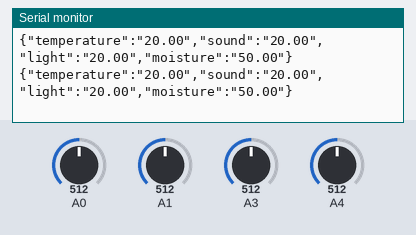
Recording of a sketch running on a simulated Arduino Uno, built with avr-gcc and run on an emulated ATmega328P. On the bench: the last lines printed to the serial monitor. Inputs (shaded band) come from the test bench; at power-on: A0 = 512, A1 = 512, A3 = 512, A4 = 512.

Above: at 1.2 s.
1.3 s: A0 set to 272
At 1.51 s:
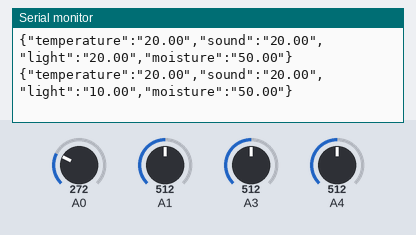
4.3 s: A0 set to 247
At 4.41 s:
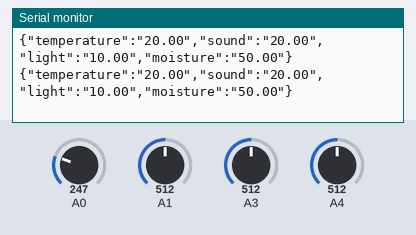
7.3 s: A1 set to 267
At 7.4 s:
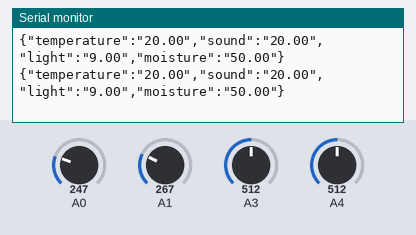
10.3 s: A1 set to 239
At 10.39 s:
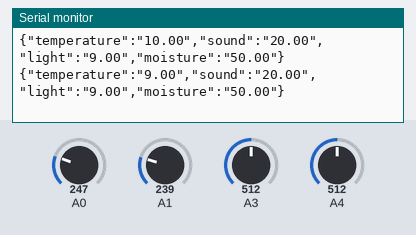
13.3 s: A3 set to 266
At 13.35 s:
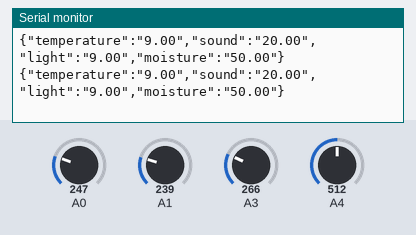
14.8 s: A3 set to 238
At 14.83 s:
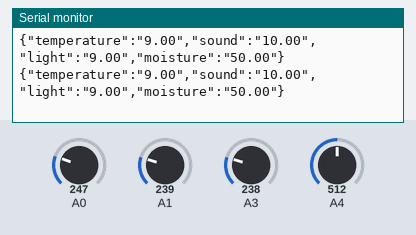
Timing chart, 0 to 17.8 s (numbered marks = the images above; inputs shaded):
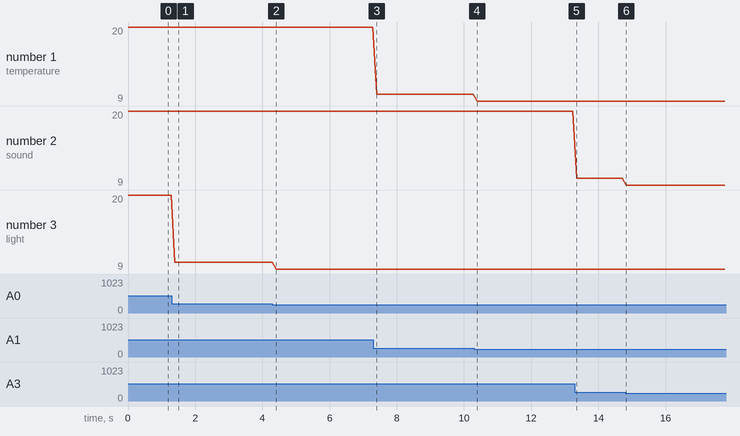

The sketch:

PartieArduino.ino
```cpp
#include <ArduinoJson.h>
#include <string.h>

void setup() {
  Serial.begin(9600);
}

float get_temperature(){
  return map(analogRead(1), 0, 1024, 0, 40);
}

float get_sound(){
  return map(analogRead(3), 0, 1024, 0, 40);
}

float get_light(){
  return map(analogRead(0), 0, 1024, 0, 40);
}

float get_moisture(){
  return map(analogRead(4), 0, 1024, 0, 100);
}

void loop() {
  StaticJsonDocument<1024> info;

  info["temperature"] = String(get_temperature());
  info["sound"] = String(get_sound());
  info["light"] = String(get_light());
  info["moisture"] = String(get_moisture());

  serializeJson(info, Serial);
  Serial.println();
  delay(100);
}
```

Measured:
- after the input at 1.3 s, the serial monitor: prints a new line after 0.10 s (image 1)
- after the input at 10.3 s, the serial monitor: prints a new line after 0.09 s (image 4)
- plotted number 1: 20 → 10 after the input at 7.3 s
- plotted number 2: 20 → 10 after the input at 13.3 s
- plotted number 3: 20 → 10 after the input at 1.3 s, 10 → 9 after the input at 4.3 s
